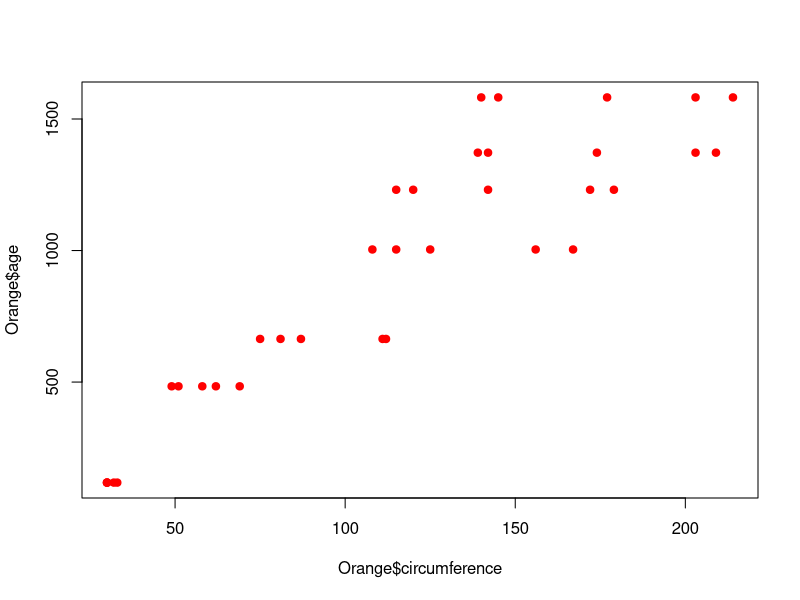
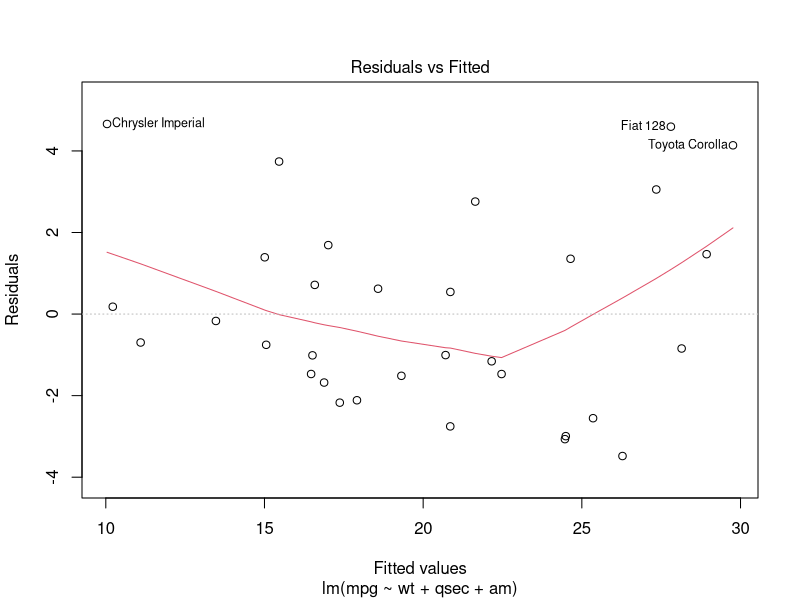
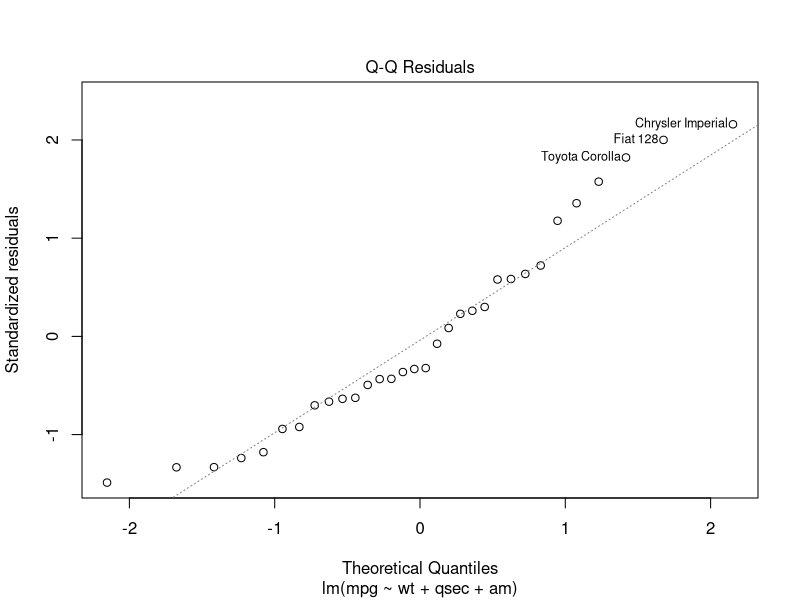
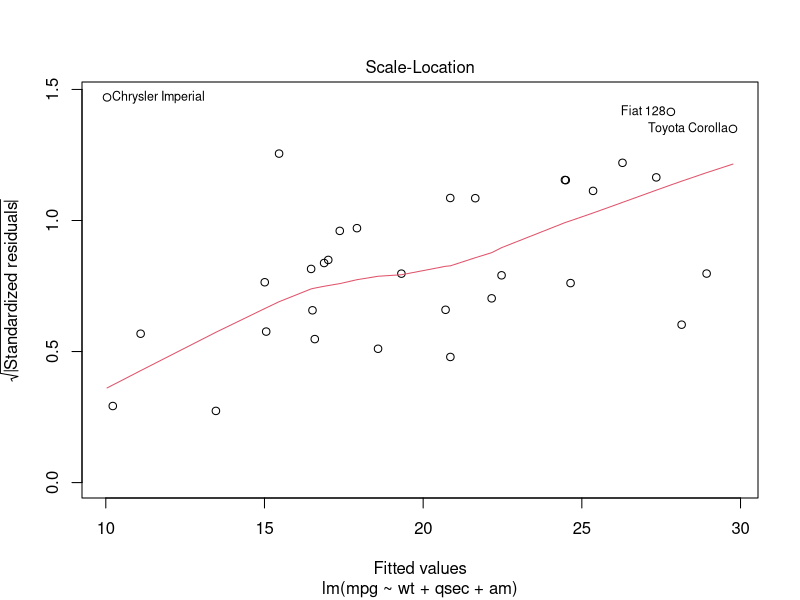
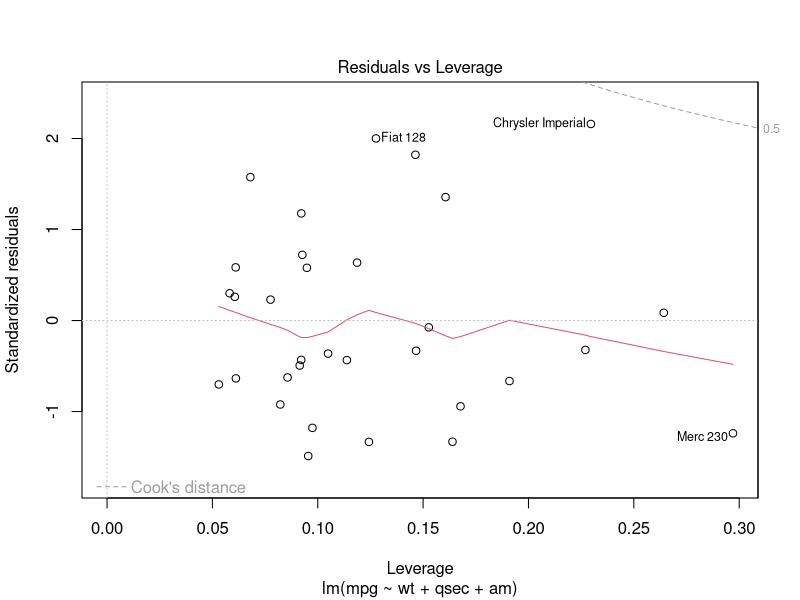

The R source for these figures, in order:
data<-c(5,6,7,5,5,9,10,3,3,3.5,8,8,7,2,3,3.5,6,6,6,6)
#모평균이 7보다 적은지 단측검정
t.test(data,mu=7, alternative='less')
#대립가설 채택

before <-c(68.12 , 56.94, 57.36, 54.64, 64.33, 48.49, 68.72, 56.19, 61.6, 58.75, 67.31, 49.7, 58.39, 58.08, 65.67, 54.5, 59.14, 55.61 ,60.21 ,62.91)

after <-c( 65.90, 54.79, 57.82, 54.64, 64.84, 47.34, 67.87, 54.58, 60.65, 58.79, 65.71, 48.81, 57.0 ,56.52, 64.13 ,53.94 ,57.22, 55.32, 61.61, 63.22 )

#같은 집단 시점 달리하여 두번 표본 추출 = 대응이표본
#몸무게가 줄어들었는지 한 쪽 방향 차이만 검증 = 단측검정
#단측 검정으로 before 데이터가 더 큰지 검정하므로 greater옵션 사용
t.test(before,after, paired= TRUE,var.equal=TRUE, alternative= "greater")

Seoul<-c(43.12, 40.94, 42.36, 50.64, 50, 43.49, 43.72, 40.19, 46.6, 43.75, 42.31, 44.7, 
         
         43.39, 33.08, 40.67, 49.5, 34.14, 40.61, 35.21, 37.91)

Busan <-c(41.74, 42.35, 40.62, 28.64, 49.64, 40.94, 43.25, 40.3, 56.03, 43.77, 51.3, 44.26, 
          
          42.6, 32.19, 39.72, 49.2, 33.03, 40.45, 36.03, 38.1)
#다른 집단 각각 표본 추출= 독립이표본
#데이터의 값이 크거나 작은 양방향의 차이 확인 = 양측검정
t.test(Seoul,Busan,paired= FALSE, var.equal= FALSE, alternative="two.sided")
#귀무가설 유의하지않음
anova_result <-aov(Sepal.Length ~ Species, data= iris)
summary(anova_result)

cor(Orange$circumference,Orange$age)
#강한 양의 상관관계
plot(Orange$circumference, Orange$age, col="red",pch=19)

cor(iris[,1:4])
#피어슨 상관계수 검정
cor.test(iris$Petal.Length, iris$Petal.Width, method="pearson")
#스피어만 상관계수 검정
cor.test(iris$Petal.Length, iris$Petal.Width, method="spearman")

data(Orange)
head(Orange)

model <- lm(circumference ~ age, Orange)
model
#포뮬러 매개인자: 무엇이 종속변수이고, 무엇이 설명변수인지 표현하는 식
coef(model)

r <-residuals(model)
r[0:4]
#잔차 확인

f <- fitted(model)
r<- residuals(model)
f[0:4] + r[0:4]
Orange[0:4,'circumference']

#잔차제곱합
deviance(model)

#예측
predict.lm(model, newdata= data.frame(age=100))
#predict.lm함수로 나이가 100인 나무 둘레 예측'

summary(model)

height_father <-c(180,172,150,180,177,160,170,165,179,159)

height_mother<- c(160,164,166,188,160,160,171,158,169,159)

height_son <- c( 180,173,163,184,165,165,175,168,179,160)
height <- data.frame(height_father, height_mother, height_son)
head(height)
model <-lm(height_son ~ height_father + height_mother, data= height)
model

#회귀계수 출력
coef(model)
#잔차
r <- residuals(model)
r
r[0:4]
deviance(model)
#잔차제곱합

predict.lm(model, newdata=data.frame(height_father=170, height_mother= 160))
predict.lm(model, newdata=data.frame(height_father=170, height_mother= 160), interval = "confidence")

summary(model)
model <- lm(mpg ~., data= mtcars)
model
new_model <-step(model, direction="both")

model <-lm(mpg ~ wt +qsec+am, data=mtcars)
plot(model)

